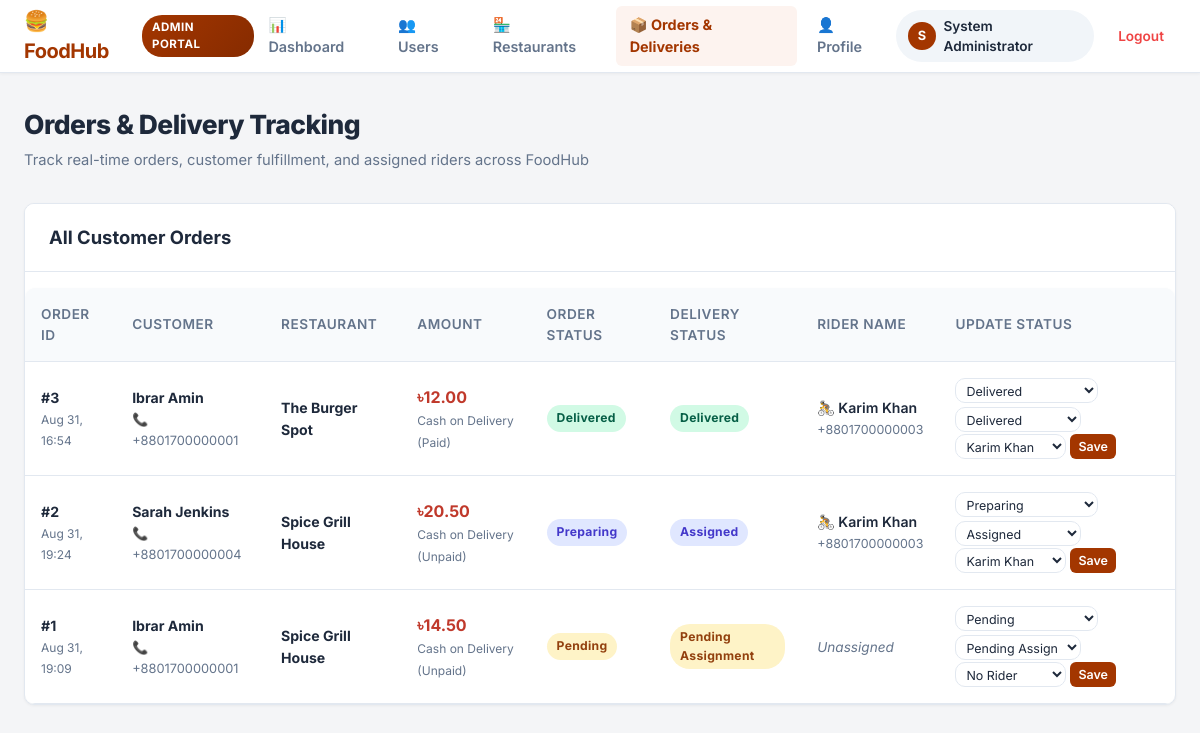
The app's page /admin/orders.php (signed in), older data.
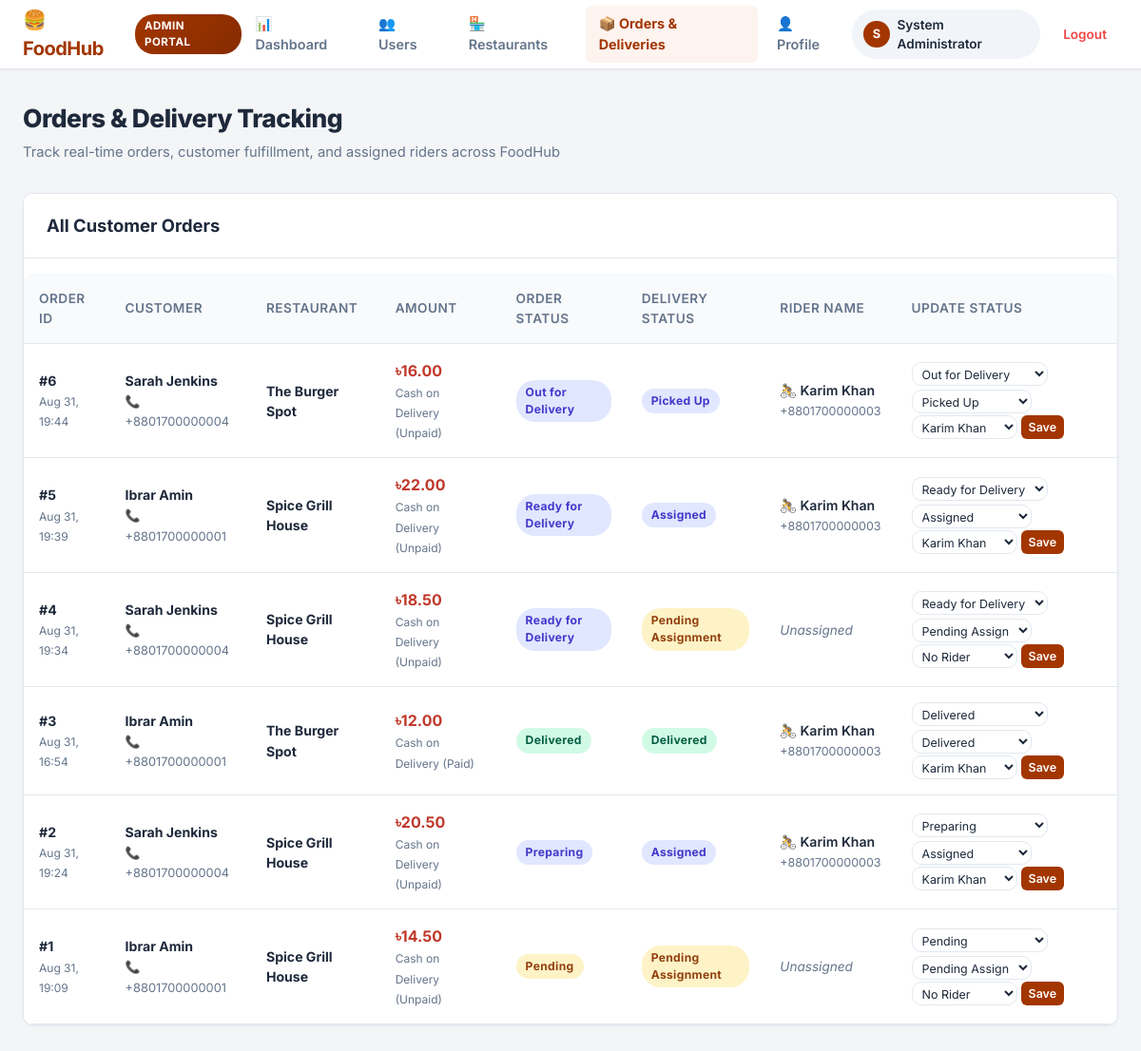
The same page, newer data.
### tables this page shows
CREATE TABLE orders (
    order_id INT AUTO_INCREMENT PRIMARY KEY,
    customer_id INT NOT NULL,
    restaurant_id INT NOT NULL,
    total_amount DECIMAL(10, 2) NOT NULL,
    order_status ENUM('Pending', 'Preparing', 'Ready for Delivery', 'Out for Delivery', 'Delivered', 'Cancelled') DEFAULT 'Pending',
    delivery_address TEXT NOT NULL,
    payment_method VARCHAR(50) DEFAULT 'Cash on Delivery',
    payment_status ENUM('Unpaid', 'Paid') DEFAULT 'Unpaid',
    created_at TIMESTAMP DEFAULT CURRENT_TIMESTAMP,
    updated_at TIMESTAMP DEFAULT CURRENT_TIMESTAMP ON UPDATE CURRENT_TIMESTAMP,
    FOREIGN KEY (customer_id) REFERENCES users(user_id) ON DELETE CASCADE,
    FOREIGN KEY (restaurant_id) REFERENCES restaurants(restaurant_id) ON DELETE CASCADE
);

CREATE TABLE users (
    user_id INT AUTO_INCREMENT PRIMARY KEY,
    name VARCHAR(100) NOT NULL,
    username VARCHAR(50) NOT NULL UNIQUE,
    email VARCHAR(100) NOT NULL UNIQUE,
    phone VARCHAR(20) NULL,
    role ENUM('Administrator', 'Customer', 'Restaurant Manager', 'Rider') NOT NULL DEFAULT 'Customer',
    password VARCHAR(255) NOT NULL,
    address TEXT NULL,
    status ENUM('Active', 'Inactive', 'Suspended') NOT NULL DEFAULT 'Active',
    created_at TIMESTAMP DEFAULT CURRENT_TIMESTAMP,
    updated_at TIMESTAMP DEFAULT CURRENT_TIMESTAMP ON UPDATE CURRENT_TIMESTAMP
);

CREATE TABLE restaurants (
    restaurant_id INT AUTO_INCREMENT PRIMARY KEY,
    user_id INT NOT NULL,
    name VARCHAR(150) NOT NULL,
    description TEXT,
    address VARCHAR(255) NOT NULL,
    phone VARCHAR(20),
    cuisine_type VARCHAR(100) DEFAULT 'Traditional',
    status ENUM('Pending', 'Approved', 'Rejected', 'Suspended') DEFAULT 'Pending',
    rejection_reason VARCHAR(255) NULL,
    is_open TINYINT(1) DEFAULT 1,
    created_at TIMESTAMP DEFAULT CURRENT_TIMESTAMP,
    updated_at TIMESTAMP DEFAULT CURRENT_TIMESTAMP ON UPDATE CURRENT_TIMESTAMP,
    FOREIGN KEY (user_id) REFERENCES users(user_id) ON DELETE CASCADE
);

### admin/orders.php (called while the page is built)
<?php
require_once __DIR__ . '/../views/admin/orders.php';

### models/order_model.php (called while the page is built, shortened)
<?php
function get_all_orders($conn) {
    $sql = "
        SELECT
            o.order_id,
            o.total_amount,
            o.order_status,
            o.delivery_address,
            o.payment_method,
            o.payment_status,
            o.created_at,
            u.user_id AS customer_id,
            u.name AS customer_name,
            u.phone AS customer_phone,
            u.email AS customer_email,
            r.restaurant_id,
            r.name AS restaurant_name,
            d.delivery_id,
            COALESCE(d.delivery_status, 'Pending Assignment') AS delivery_status,
            rider.user_id AS rider_id,
            COALESCE(rider.name, 'Unassigned') AS rider_name,
            rider.phone AS rider_phone
        FROM orders o
        JOIN users u ON o.customer_id = u.user_id
        JOIN restaurants r ON o.restaurant_id = r.restaurant_id
        LEFT JOIN deliveries d ON o.order_id = d.order_id
        LEFT JOIN users rider ON d.rider_id = rider.user_id
        ORDER BY o.order_id DESC
    ";
    $result = mysqli_query($conn, $sql);
    $orders = [];
    if ($result) {
        while ($row = mysqli_fetch_assoc($result)) {
            $orders[] = $row;
        }
    }
    return $orders;
}

### controllers/admin/order_controller.php (called while the page is built, shortened)
<?php
require_once __DIR__ . '/../../config/db.php';
require_once __DIR__ . '/../../models/order_model.php';
require_once __DIR__ . '/../../models/user_model.php';
$riders = get_active_riders($conn);
$orders = get_all_orders($conn);

### models/user_model.php (called while the page is built, shortened)
<?php
function get_active_riders($conn) {
    $sql = "SELECT user_id, name, phone FROM users WHERE role = 'Rider' AND status = 'Active' ORDER BY name ASC";
    $result = mysqli_query($conn, $sql);
    $riders = [];
    if ($result) {
        while ($row = mysqli_fetch_assoc($result)) {
            $riders[] = $row;
        }
    }
    return $riders;
}

### views/admin/orders.php (the view, shortened to what the rows shown need)
<?php
require_once __DIR__ . '/../../controllers/admin/order_controller.php';
require_once __DIR__ . '/../partials/header.php';
?>
<div class="main-wrapper">
    <div class="page-header">
        <div>
            <h1 class="page-title">Orders & Delivery Tracking</h1>
        </div>
    </div>
    <div class="card">
        <div class="card-header">
            <h2 class="card-title">All Customer Orders</h2>
        </div>
        <div class="table-responsive">
            <table class="data-table">
                <thead>
                    <tr>
                        <th>Order ID</th>
                        <th>Customer</th>
                        <th>Restaurant</th>
                        <th>Amount</th>
                        <th>Order Status</th>
                        <th>Delivery Status</th>
                        <th>Rider Name</th>
                        <th>Update Status</th>
                    </tr>
                </thead>
                <tbody>
                    <?php if (!empty($orders) && count($orders) > 0): ?>
                        <?php foreach ($orders as $o): ?>
                        <tr>
                            <td>
                                <strong>#<?php echo $o['order_id']; ?></strong><br>
                                <span style="font-size: 0.75rem; color: var(--text-muted);">
                                    <?php echo date('M d, H:i', strtotime($o['created_at'])); ?>
                                </span>
                            </td>
                            <td>
                                <strong><?php echo htmlspecialchars($o['customer_name']); ?></strong><br>
                                <span style="font-size: 0.8rem; color: var(--text-muted);">📞 <?php echo htmlspecialchars($o['customer_phone'] ?? 'N/A'); ?></span>
                            </td>
                            <td>
                                <strong><?php echo htmlspecialchars($o['restaurant_name']); ?></strong>
                            </td>
                            <td>
                                <strong style="font-size: 1rem; color: var(--primary-dark);">
                                    ৳<?php echo number_format((float)$o['total_amount'], 2); ?>
                                </strong><br>
                                <span style="font-size: 0.75rem; color: var(--text-muted);">
                                    <?php echo htmlspecialchars($o['payment_method']); ?> (<?php echo htmlspecialchars($o['payment_status']); ?>)
                                </span>
                            </td>
                            <td>
                                <?php
                                $ost = $o['order_status'];
                                $obadge = 'badge-pending';
                                if ($ost === 'Delivered') $obadge = 'badge-delivered';
                                elseif ($ost === 'Cancelled') $obadge = 'badge-cancelled';
                                elseif ($ost === 'Preparing' || $ost === 'Ready for Delivery' || $ost === 'Out for Delivery') $obadge = 'badge-rider';
                                ?>
                                <span class="badge <?php echo $obadge; ?>"><?php echo htmlspecialchars($ost); ?></span>
                            </td>
                            <td>
                                <?php
                                $dst = $o['delivery_status'];
                                $dbadge = 'badge-pending';
                                if ($dst === 'Delivered') $dbadge = 'badge-delivered';
                                elseif ($dst === 'Cancelled') $dbadge = 'badge-cancelled';
                                elseif ($dst === 'Assigned' || $dst === 'Picked Up') $dbadge = 'badge-rider';
                                ?>
                                <span class="badge <?php echo $dbadge; ?>"><?php echo htmlspecialchars($dst); ?></span>
                            </td>
                            <td>
                                <?php if ($o['rider_name'] !== 'Unassigned'): ?>
                                    <span style="font-weight: 600; color: #1e293b;">🚴 <?php echo htmlspecialchars($o['rider_name']); ?></span><br>
                                    <span style="font-size: 0.78rem; color: var(--text-muted);"><?php echo htmlspecialchars($o['rider_phone'] ?? ''); ?></span>
                                <?php else: ?>
                                    <span style="font-size: 0.85rem; color: var(--text-muted); font-style: italic;">Unassigned</span>
                                <?php endif; ?>
                            </td>
                            <td>
                                <form action="<?php echo htmlspecialchars($_SERVER['PHP_SELF']); ?>" method="POST" class="inline-form" style="flex-direction: column; align-items: flex-start; gap: 4px;">
                                    <div style="display: flex; gap: 4px; flex-wrap: wrap;">
                                        <select name="order_status" class="form-control" style="width: auto; padding: 3px 6px; font-size: 0.78rem;" title="Order Status">
                                            <option value="Pending" <?php echo ($ost === 'Pending') ? 'selected' : ''; ?>>Pending</option>
                                            <option value="Preparing" <?php echo ($ost === 'Preparing') ? 'selected' : ''; ?>>Preparing</option>
                                            <option value="Ready for Delivery" <?php echo ($ost === 'Ready for Delivery') ? 'selected' : ''; ?>>Ready for Delivery</option>
                                            <option value="Out for Delivery" <?php echo ($ost === 'Out for Delivery') ? 'selected' : ''; ?>>Out for Delivery</option>
                                            <option value="Delivered" <?php echo ($ost === 'Delivered') ? 'selected' : ''; ?>>Delivered</option>
                                        </select>
                                        <select name="delivery_status" class="form-control" style="width: auto; padding: 3px 6px; font-size: 0.78rem;" title="Delivery Status">
                                            <option value="Pending Assignment" <?php echo ($dst === 'Pending Assignment') ? 'selected' : ''; ?>>Pending Assign</option>
                                            <option value="Assigned" <?php echo ($dst === 'Assigned') ? 'selected' : ''; ?>>Assigned</option>
                                            <option value="Picked Up" <?php echo ($dst === 'Picked Up') ? 'selected' : ''; ?>>Picked Up</option>
                                            <option value="Delivered" <?php echo ($dst === 'Delivered') ? 'selected' : ''; ?>>Delivered</option>
                                        </select>
                                    </div>
                                    <div style="display: flex; gap: 4px; width: 100%; margin-top: 2px;">
                                        <select name="rider_id" class="form-control" style="width: auto; padding: 3px 6px; font-size: 0.78rem;" title="Assign Rider">
                                            <option value="">No Rider</option>
                                            <?php foreach ($riders as $rd): ?>
                                                <option value="<?php echo $rd['user_id']; ?>" <?php echo ($o['rider_id'] == $rd['user_id']) ? 'selected' : ''; ?>>
                                                    <?php echo htmlspecialchars($rd['name']); ?>
                                                </option>
                                            <?php endforeach; ?>
                                        </select>
                                        <button type="submit" class="btn btn-primary btn-sm" style="padding: 3px 8px; font-size: 0.78rem;">
                                            Save
                                        </button>
                                    </div>
                                </form>
                            </td>
                        </tr>
                        <?php endforeach; ?>
                    <?php endif; ?>
                </tbody>
            </table>
        </div>
    </div>
</div>
<?php require_once __DIR__ . '/../partials/footer.php'; ?>

Row changes from the older to the newer data that the page shows:
added orders: order_id "6", created_at "Aug 31, 19:44", customer.name "Sarah Jenkins", customer.phone "+8801700000004", restaurant.name "The Burger Spot", total_amount "16.00", payment_method "Cash on Delivery", payment_status "Unpaid", order_status "Out for Delivery", dst "Picked Up", rider_name "Karim Khan", users.phone "+8801700000003", delivery_status "Picked Up", rider_id "Karim Khan"
added orders: order_id "5", created_at "Aug 31, 19:39", customer.name "Ibrar Amin", customer.phone "+8801700000001", restaurant.name "Spice Grill House", total_amount "22.00", payment_method "Cash on Delivery", payment_status "Unpaid", order_status "Ready for Delivery", dst "Assigned", rider_name "Karim Khan", users.phone "+8801700000003", delivery_status "Assigned", rider_id "Karim Khan"
added orders: order_id "4", created_at "Aug 31, 19:34", customer.name "Sarah Jenkins", customer.phone "+8801700000004", restaurant.name "Spice Grill House", total_amount "18.50", payment_method "Cash on Delivery", payment_status "Unpaid", order_status "Ready for Delivery", dst "Pending Assignment", shows "Unassigned", delivery_status "Pending Assign"
